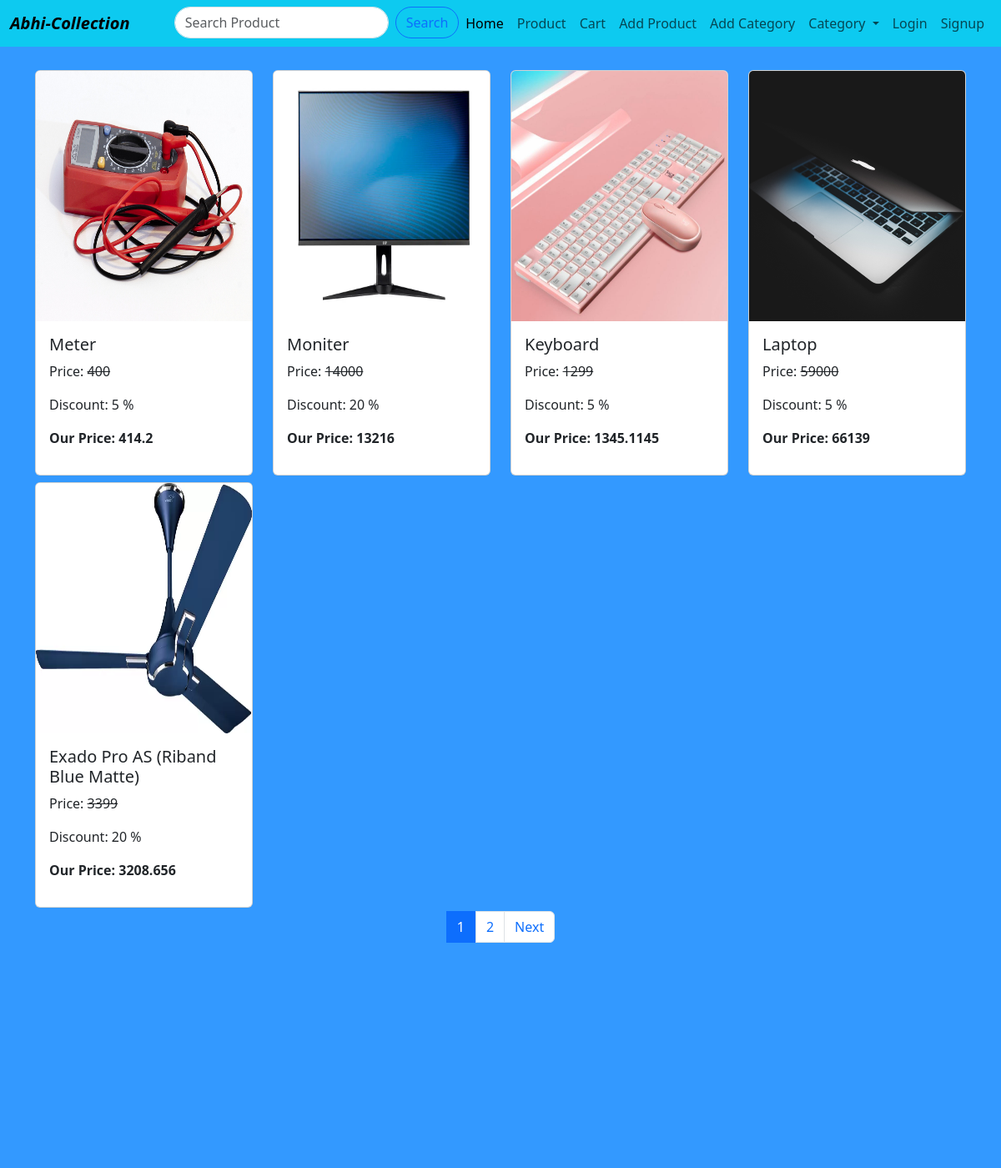
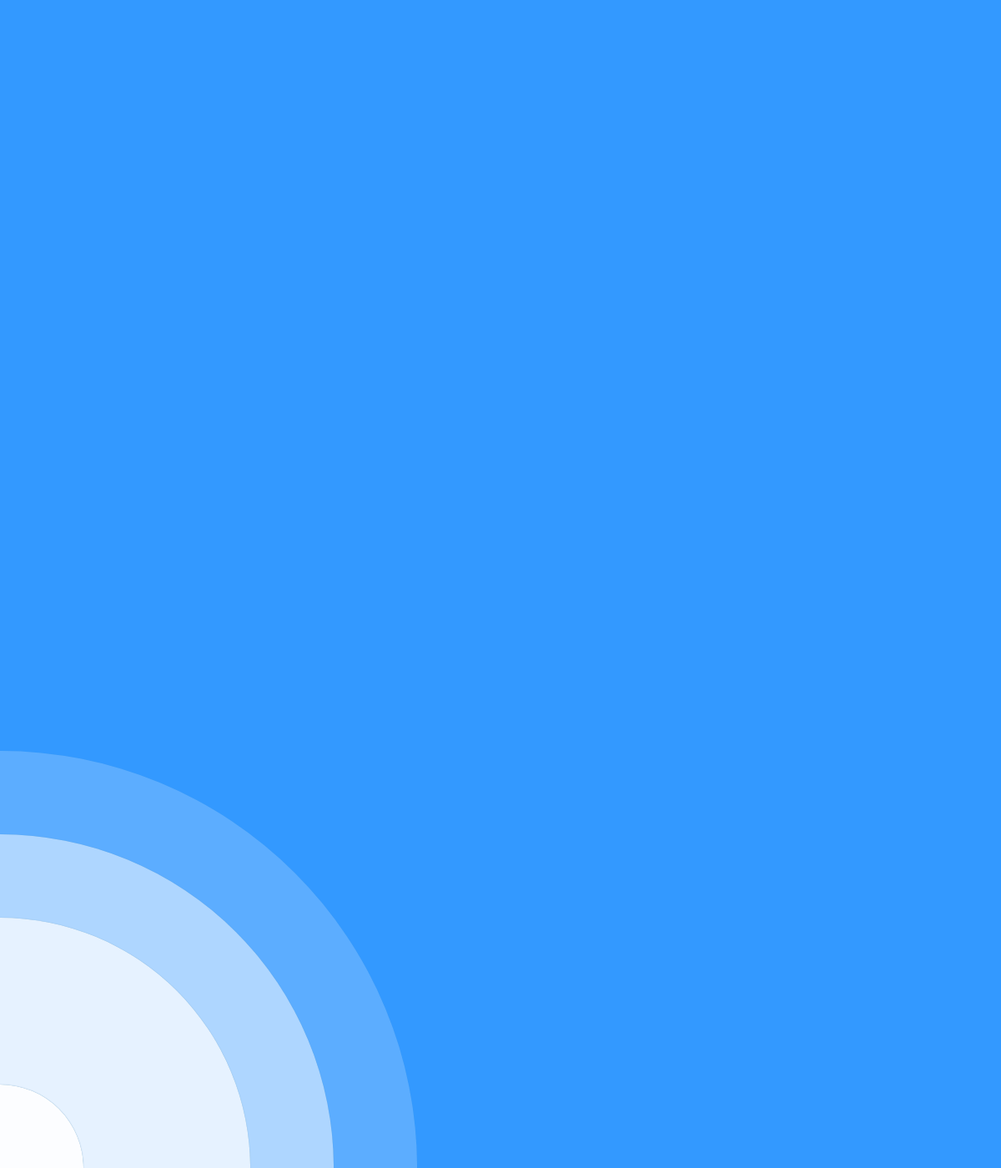
The page /products.php?category_id=1 on the database its author committed (2 pictures, top to bottom).
### tables this page shows
CREATE TABLE `products` (
  `id` int NOT NULL,
  `product_name` varchar(255) NOT NULL,
  `product_title` varchar(255) DEFAULT NULL,
  `product_desc` text,
  `product_img` varchar(255) DEFAULT NULL,
  `price` int DEFAULT NULL,
  `discount` int DEFAULT NULL,
  `tax` int NOT NULL,
  `category_id` int DEFAULT NULL
);

### products.php (the view, shortened to what this page needs)
<!doctype html>
<html lang="en">
    <head>
        <link href="https://cdn.jsdelivr.net/npm/bootstrap@5.3.0-alpha3/dist/css/bootstrap.min.css" rel="stylesheet">
    </head>
    <body>
        <?php
            include('navbar.php');
            include('animation.php');
            $conn = mysqli_connect("localhost", "root", "", "ecommerce");
            $limit = 5;
            if(isset($_GET['start'])){
                $start = $_GET['start'];
            }else{
                $start = 1;
            }
            $offset = ($start - 1) * $limit;
             if(isset($_GET['category_id'])){
                $cat_id = $_GET['category_id'];
                $qry = "SELECT * FROM products WHERE category_id = $cat_id ORDER BY id DESC LIMIT {$offset},{$limit}";
                $count_qry = "SELECT * FROM products WHERE category_id = $cat_id";
             }else if (isset($_POST['search_text'])){
                $text = $_POST['search_text'];
                $text = strtolower($text);
                $qry = "SELECT * FROM products WHERE product_name LIKE '%$text%' OR product_title LIKE '%$text%' OR product_desc LIKE '%$text%'  ORDER BY id DESC LIMIT {$offset},{$limit}";
                $count_qry = "SELECT * FROM products WHERE product_name LIKE '%$text%' OR product_title LIKE '%$text%' OR product_desc LIKE '%$text%' ";
            }else{
                $qry = "SELECT * FROM products ORDER BY id DESC LIMIT {$offset},{$limit}";
                $count_qry = "SELECT * FROM products";
             }
             $res = mysqli_query($conn, $qry);
             $count_res = mysqli_query($conn, $count_qry);
             $total_records = mysqli_num_rows($count_res);
        ?>
        <div class="container mt-5">
            <div class="row row-cols-1 row-cols-md-4 g-4">
                <?php
                  while($row = mysqli_fetch_array($res)){
                    $discounted_price = ( $row['discount'] / 100) *  $row['price'];
                    $total_price = $row['price'] - $discounted_price;
                    $gst = ( $row['tax'] / 100) *  $total_price;
                    $grand_total = $total_price + $gst;
                ?>
                    <div class="col-md-3 my-1">
                        <a href="display.php?id=<?php echo $row['id']; ?>" style="text-decoration:none">
                            <div class="card h-100">
                                <img src="product_images/<?php echo $row['product_img']; ?>" class="card-img-top" width="300" height="300" alt="<?php echo $row['product_name'] ?>">
                                <div class="card-body">
                                    <h5 class="card-title"><?php echo $row['product_name']; ?></h5>
                                    <p class="product-offer">Price: <s> <?php echo $row['price']; ?></s></p>
                                    <p class="product-offer">Discount: <?php echo $row['discount']; ?> %</p>
                                    <p class="product-price"><b>Our Price: <?php echo  $grand_total ?></b></p>
                                </div>
                            </div>
                        </a>
                    </div>
                <?php
                  }
                ?>
            </div>
            <div class="row">
                <div class="col-md-12">
                <nav aria-label="...">
                <?php
                    if($total_records > 0){
                        $total_page =  ceil($total_records / $limit);
                        echo '<ul class="pagination justify-content-center">';
                        for($i = 1; $i <= $total_page; $i++){
                            if($i == $start){
                                $active = "active";
                            }else{
                                $active = "";
                            }
                            if(isset($_GET['category_id'])){
                                $cat_id = $_GET['category_id'];
                                echo '<li class="' .$active. '"><a class="page-link" href="products.php?start=' . $i . '&&category_id='.$cat_id.'">' . $i . '</a></li>';
                            }else{
                                echo '<li class="' .$active. '"><a class="page-link" href="products.php?start=' . $i . '">' . $i . '</a></li>';
                            }
                        }
                        if($total_page > $start){
                            if(isset($_GET['category_id'])){
                                $cat_id = $_GET['category_id'];
                                echo '<li class="page-item"><a class="page-link" href="products.php?start='.($start + 1).'&&category_id='.$cat_id.'">Next</a></li>';
                            }else{
                                echo '<li class="page-item"><a class="page-link" href="products.php?start='.($start + 1).'">Next</a></li>';
                            }
                        }
                        echo "</ul>";
                    }
                ?>
                    </nav>
                </div>
            </div>
        </div>
    </body>
</html>

### animation.php (style rules this page uses)
body { background: #3399ff; }

### rows shown on the page
products: product_img (picture), product_name "Meter", price "400", discount "5", grand_total "414.2"
products: product_img (picture), product_name "Moniter", price "14000", discount "20", grand_total "13216"
products: product_img (picture), product_name "Keyboard", price "1299", discount "5", grand_total "1345.1145"
products: product_img (picture), product_name "Laptop", price "59000", discount "5", grand_total "66139"
products: product_img (picture), product_name "Exado Pro AS (Riband Blue Matte)", price "3399", discount "20", grand_total "3208.656"

### other values the page prints
$lable "Login"
